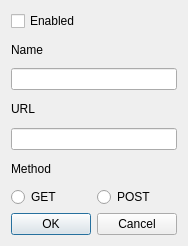
<?xml version="1.0" encoding="UTF-8"?>
<ui version="4.0">
 <class>Dialog</class>
 <widget class="QDialog" name="Dialog">
  <property name="geometry">
   <rect>
    <x>0</x>
    <y>0</y>
    <width>186</width>
    <height>246</height>
   </rect>
  </property>
  <property name="windowTitle">
   <string>Webhook</string>
  </property>
  <layout class="QVBoxLayout" name="verticalLayout_2">
   <item>
    <layout class="QVBoxLayout" name="verticalLayout">
     <item>
      <widget class="QCheckBox" name="enabledCheckbox">
       <property name="text">
        <string>Enabled</string>
       </property>
      </widget>
     </item>
     <item>
      <widget class="QLabel" name="label">
       <property name="sizePolicy">
        <sizepolicy hsizetype="Preferred" vsizetype="Minimum">
         <horstretch>0</horstretch>
         <verstretch>0</verstretch>
        </sizepolicy>
       </property>
       <property name="text">
        <string>Name</string>
       </property>
      </widget>
     </item>
     <item>
      <widget class="QLineEdit" name="nameInput"/>
     </item>
     <item>
      <widget class="QLabel" name="label_2">
       <property name="sizePolicy">
        <sizepolicy hsizetype="Preferred" vsizetype="Minimum">
         <horstretch>0</horstretch>
         <verstretch>0</verstretch>
        </sizepolicy>
       </property>
       <property name="text">
        <string>URL</string>
       </property>
      </widget>
     </item>
     <item>
      <widget class="QLineEdit" name="urlInput"/>
     </item>
     <item>
      <widget class="QLabel" name="label_3">
       <property name="sizePolicy">
        <sizepolicy hsizetype="Preferred" vsizetype="Minimum">
         <horstretch>0</horstretch>
         <verstretch>0</verstretch>
        </sizepolicy>
       </property>
       <property name="text">
        <string>Method</string>
       </property>
      </widget>
     </item>
     <item>
      <layout class="QHBoxLayout" name="horizontalLayout">
       <item>
        <widget class="QRadioButton" name="methodGet">
         <property name="text">
          <string>GET</string>
         </property>
        </widget>
       </item>
       <item>
        <widget class="QRadioButton" name="methodPost">
         <property name="text">
          <string>POST</string>
         </property>
        </widget>
       </item>
      </layout>
     </item>
    </layout>
   </item>
   <item>
    <widget class="QDialogButtonBox" name="buttonBox">
     <property name="orientation">
      <enum>Qt::Horizontal</enum>
     </property>
     <property name="standardButtons">
      <set>QDialogButtonBox::Cancel|QDialogButtonBox::Ok</set>
     </property>
    </widget>
   </item>
  </layout>
 </widget>
 <resources/>
 <connections>
  <connection>
   <sender>buttonBox</sender>
   <signal>accepted()</signal>
   <receiver>Dialog</receiver>
   <slot>accept()</slot>
   <hints>
    <hint type="sourcelabel">
     <x>248</x>
     <y>254</y>
    </hint>
    <hint type="destinationlabel">
     <x>157</x>
     <y>274</y>
    </hint>
   </hints>
  </connection>
  <connection>
   <sender>buttonBox</sender>
   <signal>rejected()</signal>
   <receiver>Dialog</receiver>
   <slot>reject()</slot>
   <hints>
    <hint type="sourcelabel">
     <x>316</x>
     <y>260</y>
    </hint>
    <hint type="destinationlabel">
     <x>286</x>
     <y>274</y>
    </hint>
   </hints>
  </connection>
 </connections>
</ui>
